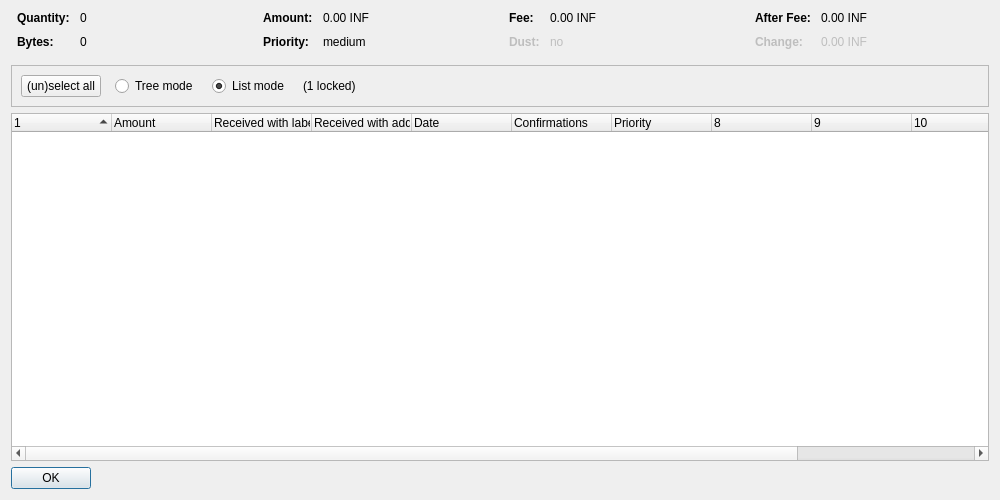
<?xml version="1.0" encoding="UTF-8"?>
<ui version="4.0">
 <class>CoinControlDialog</class>
 <widget class="QDialog" name="CoinControlDialog">
  <property name="geometry">
   <rect>
    <x>0</x>
    <y>0</y>
    <width>1000</width>
    <height>500</height>
   </rect>
  </property>
  <property name="windowTitle">
   <string>Coin Selection</string>
  </property>
  <layout class="QVBoxLayout" name="verticalLayout">
   <item>
    <layout class="QHBoxLayout" name="horizontalLayoutTop" stretch="0,0,0,0">
     <property name="topMargin">
      <number>0</number>
     </property>
     <property name="bottomMargin">
      <number>10</number>
     </property>
     <item>
      <layout class="QFormLayout" name="formLayoutCoinControl1">
       <property name="horizontalSpacing">
        <number>10</number>
       </property>
       <property name="verticalSpacing">
        <number>10</number>
       </property>
       <property name="leftMargin">
        <number>6</number>
       </property>
       <property name="rightMargin">
        <number>6</number>
       </property>
       <item row="0" column="0">
        <widget class="QLabel" name="labelCoinControlQuantityText">
         <property name="font">
          <font>
           <weight>75</weight>
           <bold>true</bold>
          </font>
         </property>
         <property name="text">
          <string>Quantity:</string>
         </property>
        </widget>
       </item>
       <item row="0" column="1">
        <widget class="QLabel" name="labelCoinControlQuantity">
         <property name="cursor">
          <cursorShape>IBeamCursor</cursorShape>
         </property>
         <property name="contextMenuPolicy">
          <enum>Qt::ActionsContextMenu</enum>
         </property>
         <property name="text">
          <string notr="true">0</string>
         </property>
         <property name="textInteractionFlags">
          <set>Qt::LinksAccessibleByMouse|Qt::TextSelectableByKeyboard|Qt::TextSelectableByMouse</set>
         </property>
        </widget>
       </item>
       <item row="1" column="0">
        <widget class="QLabel" name="labelCoinControlBytesText">
         <property name="font">
          <font>
           <weight>75</weight>
           <bold>true</bold>
          </font>
         </property>
         <property name="text">
          <string>Bytes:</string>
         </property>
        </widget>
       </item>
       <item row="1" column="1">
        <widget class="QLabel" name="labelCoinControlBytes">
         <property name="cursor">
          <cursorShape>IBeamCursor</cursorShape>
         </property>
         <property name="contextMenuPolicy">
          <enum>Qt::ActionsContextMenu</enum>
         </property>
         <property name="text">
          <string notr="true">0</string>
         </property>
         <property name="textInteractionFlags">
          <set>Qt::LinksAccessibleByMouse|Qt::TextSelectableByKeyboard|Qt::TextSelectableByMouse</set>
         </property>
        </widget>
       </item>
      </layout>
     </item>
     <item>
      <layout class="QFormLayout" name="formLayoutCoinControl2">
       <property name="horizontalSpacing">
        <number>10</number>
       </property>
       <property name="verticalSpacing">
        <number>10</number>
       </property>
       <property name="leftMargin">
        <number>6</number>
       </property>
       <property name="rightMargin">
        <number>6</number>
       </property>
       <item row="0" column="0">
        <widget class="QLabel" name="labelCoinControlAmountText">
         <property name="font">
          <font>
           <weight>75</weight>
           <bold>true</bold>
          </font>
         </property>
         <property name="text">
          <string>Amount:</string>
         </property>
        </widget>
       </item>
       <item row="0" column="1">
        <widget class="QLabel" name="labelCoinControlAmount">
         <property name="cursor">
          <cursorShape>IBeamCursor</cursorShape>
         </property>
         <property name="contextMenuPolicy">
          <enum>Qt::ActionsContextMenu</enum>
         </property>
         <property name="text">
          <string notr="true">0.00 INF</string>
         </property>
         <property name="textInteractionFlags">
          <set>Qt::LinksAccessibleByMouse|Qt::TextSelectableByKeyboard|Qt::TextSelectableByMouse</set>
         </property>
        </widget>
       </item>
       <item row="1" column="0">
        <widget class="QLabel" name="labelCoinControlPriorityText">
         <property name="font">
          <font>
           <weight>75</weight>
           <bold>true</bold>
          </font>
         </property>
         <property name="text">
          <string>Priority:</string>
         </property>
        </widget>
       </item>
       <item row="1" column="1">
        <widget class="QLabel" name="labelCoinControlPriority">
         <property name="cursor">
          <cursorShape>IBeamCursor</cursorShape>
         </property>
         <property name="contextMenuPolicy">
          <enum>Qt::ActionsContextMenu</enum>
         </property>
         <property name="text">
          <string notr="true">medium</string>
         </property>
         <property name="textInteractionFlags">
          <set>Qt::LinksAccessibleByMouse|Qt::TextSelectableByKeyboard|Qt::TextSelectableByMouse</set>
         </property>
        </widget>
       </item>
      </layout>
     </item>
     <item>
      <layout class="QFormLayout" name="formLayoutCoinControl3">
       <property name="horizontalSpacing">
        <number>10</number>
       </property>
       <property name="verticalSpacing">
        <number>10</number>
       </property>
       <property name="leftMargin">
        <number>6</number>
       </property>
       <property name="rightMargin">
        <number>6</number>
       </property>
       <item row="0" column="0">
        <widget class="QLabel" name="labelCoinControlFeeText">
         <property name="font">
          <font>
           <weight>75</weight>
           <bold>true</bold>
          </font>
         </property>
         <property name="text">
          <string>Fee:</string>
         </property>
        </widget>
       </item>
       <item row="0" column="1">
        <widget class="QLabel" name="labelCoinControlFee">
         <property name="cursor">
          <cursorShape>IBeamCursor</cursorShape>
         </property>
         <property name="contextMenuPolicy">
          <enum>Qt::ActionsContextMenu</enum>
         </property>
         <property name="text">
          <string notr="true">0.00 INF</string>
         </property>
         <property name="textInteractionFlags">
          <set>Qt::LinksAccessibleByMouse|Qt::TextSelectableByKeyboard|Qt::TextSelectableByMouse</set>
         </property>
        </widget>
       </item>
       <item row="1" column="0">
        <widget class="QLabel" name="labelCoinControlLowOutputText">
         <property name="enabled">
          <bool>false</bool>
         </property>
         <property name="font">
          <font>
           <weight>75</weight>
           <bold>true</bold>
          </font>
         </property>
         <property name="text">
          <string>Dust:</string>
         </property>
        </widget>
       </item>
       <item row="1" column="1">
        <widget class="QLabel" name="labelCoinControlLowOutput">
         <property name="enabled">
          <bool>false</bool>
         </property>
         <property name="cursor">
          <cursorShape>IBeamCursor</cursorShape>
         </property>
         <property name="contextMenuPolicy">
          <enum>Qt::ActionsContextMenu</enum>
         </property>
         <property name="text">
          <string notr="true">no</string>
         </property>
         <property name="textInteractionFlags">
          <set>Qt::LinksAccessibleByMouse|Qt::TextSelectableByKeyboard|Qt::TextSelectableByMouse</set>
         </property>
        </widget>
       </item>
      </layout>
     </item>
     <item>
      <layout class="QFormLayout" name="formLayoutCoinControl4">
       <property name="horizontalSpacing">
        <number>10</number>
       </property>
       <property name="verticalSpacing">
        <number>10</number>
       </property>
       <property name="leftMargin">
        <number>6</number>
       </property>
       <property name="rightMargin">
        <number>6</number>
       </property>
       <item row="0" column="0">
        <widget class="QLabel" name="labelCoinControlAfterFeeText">
         <property name="font">
          <font>
           <weight>75</weight>
           <bold>true</bold>
          </font>
         </property>
         <property name="text">
          <string>After Fee:</string>
         </property>
        </widget>
       </item>
       <item row="0" column="1">
        <widget class="QLabel" name="labelCoinControlAfterFee">
         <property name="cursor">
          <cursorShape>IBeamCursor</cursorShape>
         </property>
         <property name="contextMenuPolicy">
          <enum>Qt::ActionsContextMenu</enum>
         </property>
         <property name="text">
          <string notr="true">0.00 INF</string>
         </property>
         <property name="textInteractionFlags">
          <set>Qt::LinksAccessibleByMouse|Qt::TextSelectableByKeyboard|Qt::TextSelectableByMouse</set>
         </property>
        </widget>
       </item>
       <item row="1" column="0">
        <widget class="QLabel" name="labelCoinControlChangeText">
         <property name="enabled">
          <bool>false</bool>
         </property>
         <property name="font">
          <font>
           <weight>75</weight>
           <bold>true</bold>
          </font>
         </property>
         <property name="text">
          <string>Change:</string>
         </property>
        </widget>
       </item>
       <item row="1" column="1">
        <widget class="QLabel" name="labelCoinControlChange">
         <property name="enabled">
          <bool>false</bool>
         </property>
         <property name="cursor">
          <cursorShape>IBeamCursor</cursorShape>
         </property>
         <property name="contextMenuPolicy">
          <enum>Qt::ActionsContextMenu</enum>
         </property>
         <property name="text">
          <string notr="true">0.00 INF</string>
         </property>
         <property name="textInteractionFlags">
          <set>Qt::LinksAccessibleByMouse|Qt::TextSelectableByKeyboard|Qt::TextSelectableByMouse</set>
         </property>
        </widget>
       </item>
      </layout>
     </item>
    </layout>
   </item>
   <item>
    <widget class="QFrame" name="frame">
     <property name="minimumSize">
      <size>
       <width>0</width>
       <height>40</height>
      </size>
     </property>
     <property name="frameShape">
      <enum>QFrame::StyledPanel</enum>
     </property>
     <property name="frameShadow">
      <enum>QFrame::Sunken</enum>
     </property>
     <layout class="QHBoxLayout" name="horizontalLayout">
      <item>
       <layout class="QHBoxLayout" name="horizontalLayoutPanel" stretch="0,0,0,0,0">
        <property name="spacing">
         <number>14</number>
        </property>
        <item>
         <widget class="QPushButton" name="pushButtonSelectAll">
          <property name="sizePolicy">
           <sizepolicy hsizetype="Maximum" vsizetype="Fixed">
            <horstretch>0</horstretch>
            <verstretch>0</verstretch>
           </sizepolicy>
          </property>
          <property name="text">
           <string>(un)select all</string>
          </property>
          <property name="autoDefault">
           <bool>false</bool>
          </property>
         </widget>
        </item>
        <item>
         <widget class="QRadioButton" name="radioTreeMode">
          <property name="sizePolicy">
           <sizepolicy hsizetype="Maximum" vsizetype="Fixed">
            <horstretch>0</horstretch>
            <verstretch>0</verstretch>
           </sizepolicy>
          </property>
          <property name="text">
           <string>Tree mode</string>
          </property>
         </widget>
        </item>
        <item>
         <widget class="QRadioButton" name="radioListMode">
          <property name="sizePolicy">
           <sizepolicy hsizetype="Maximum" vsizetype="Fixed">
            <horstretch>0</horstretch>
            <verstretch>0</verstretch>
           </sizepolicy>
          </property>
          <property name="text">
           <string>List mode</string>
          </property>
          <property name="checked">
           <bool>true</bool>
          </property>
         </widget>
        </item>
        <item>
         <widget class="QLabel" name="labelLocked">
          <property name="text">
           <string notr="true">(1 locked)</string>
          </property>
         </widget>
        </item>
        <item>
         <spacer name="horizontalSpacer">
          <property name="orientation">
           <enum>Qt::Horizontal</enum>
          </property>
          <property name="sizeHint" stdset="0">
           <size>
            <width>40</width>
            <height>20</height>
           </size>
          </property>
         </spacer>
        </item>
       </layout>
      </item>
     </layout>
    </widget>
   </item>
   <item>
    <widget class="CoinControlTreeWidget" name="treeWidget">
     <property name="contextMenuPolicy">
      <enum>Qt::CustomContextMenu</enum>
     </property>
     <property name="sortingEnabled">
      <bool>false</bool>
     </property>
     <property name="columnCount">
      <number>12</number>
     </property>
     <attribute name="headerShowSortIndicator" stdset="0">
      <bool>true</bool>
     </attribute>
     <attribute name="headerStretchLastSection">
      <bool>false</bool>
     </attribute>
     <column>
      <property name="text">
       <string/>
      </property>
     </column>
     <column>
      <property name="text">
       <string>Amount</string>
      </property>
     </column>
     <column>
      <property name="text">
       <string>Received with label</string>
      </property>
     </column>
     <column>
      <property name="text">
       <string>Received with address</string>
      </property>
     </column>
     <column>
      <property name="text">
       <string>Date</string>
      </property>
     </column>
     <column>
      <property name="text">
       <string>Confirmations</string>
      </property>
      <property name="toolTip">
       <string>Confirmed</string>
      </property>
     </column>
     <column>
      <property name="text">
       <string>Priority</string>
      </property>
     </column>
     <column>
      <property name="text">
       <string/>
      </property>
     </column>
     <column>
      <property name="text">
       <string/>
      </property>
     </column>
     <column>
      <property name="text">
       <string/>
      </property>
     </column>
     <column>
      <property name="text">
       <string/>
      </property>
     </column>
     <column>
      <property name="text">
       <string/>
      </property>
     </column>
    </widget>
   </item>
   <item>
    <widget class="QDialogButtonBox" name="buttonBox">
     <property name="sizePolicy">
      <sizepolicy hsizetype="Maximum" vsizetype="Fixed">
       <horstretch>0</horstretch>
       <verstretch>0</verstretch>
      </sizepolicy>
     </property>
     <property name="orientation">
      <enum>Qt::Horizontal</enum>
     </property>
     <property name="standardButtons">
      <set>QDialogButtonBox::Ok</set>
     </property>
    </widget>
   </item>
  </layout>
 </widget>
 <customwidgets>
  <customwidget>
   <class>CoinControlTreeWidget</class>
   <extends>QTreeWidget</extends>
   <header>coincontroltreewidget.h</header>
  </customwidget>
 </customwidgets>
 <resources/>
 <connections/>
</ui>
